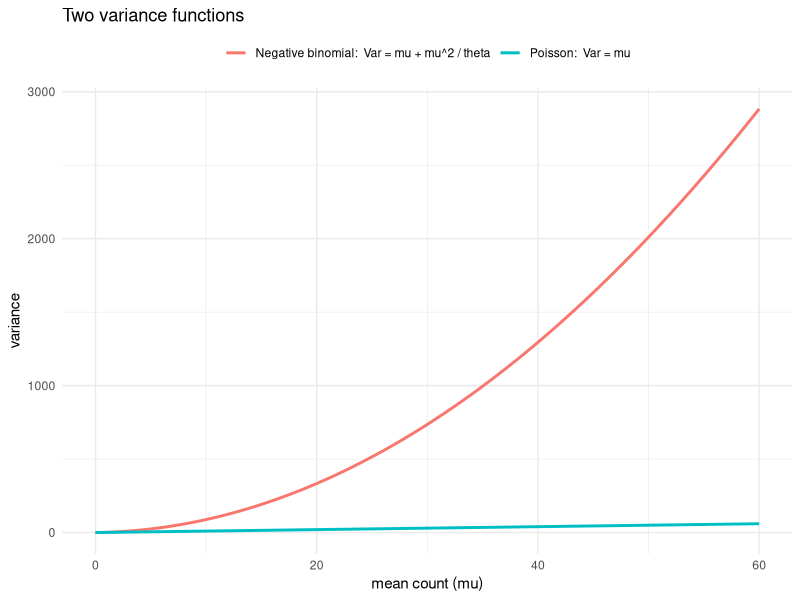

Write R code to recreate this figure.
## ---- chunk 1
library(MASS)
data(quine)
c(mean = mean(quine$Days), variance = var(quine$Days))
## ---- chunk 2
m_pois <- glm(Days ~ Eth + Sex + Age + Lrn, family = poisson, data = quine)
c(resid_deviance = deviance(m_pois),
  df             = df.residual(m_pois),
  ratio          = deviance(m_pois) / df.residual(m_pois))
## ---- chunk 3
#| fig-cap: "Poisson forces the variance to equal the mean (the straight line). The negative binomial lets it curve upward, with the fitted dispersion theta controlling how sharply."
#| fig-width: 7
#| fig-height: 3.4
library(ggplot2)
m_nb  <- glm.nb(Days ~ Eth + Sex + Age + Lrn, data = quine)
theta <- m_nb$theta
mu    <- seq(0, 60, length.out = 200)

vf <- rbind(
  data.frame(mu = mu, variance = mu,                  model = "Poisson:  Var = mu"),
  data.frame(mu = mu, variance = mu + mu^2 / theta,   model = "Negative binomial:  Var = mu + mu^2 / theta")
)

ggplot(vf, aes(mu, variance, colour = model)) +
  geom_line(linewidth = 1) +
  labs(x = "mean count (mu)", y = "variance", colour = NULL,
       title = "Two variance functions") +
  theme_minimal() +
  theme(legend.position = "top")
## ---- chunk 4
summary(m_nb)
## ---- chunk 5
m_nb$theta
## ---- chunk 6
AIC(m_pois, m_nb)
## ---- chunk 7
round(exp(coef(m_nb)), 3)
